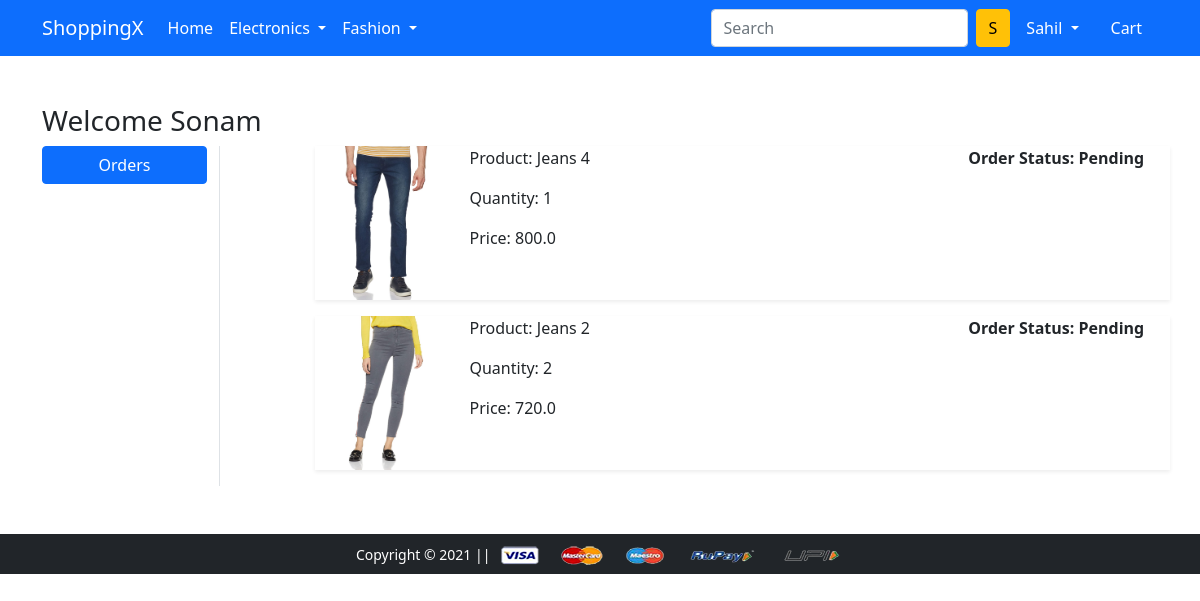
/orders/ (signed in), run on the app's committed database.
### app/models.py (models this page shows, shortened)
class OrderPlaced(models.Model):
 user = models.ForeignKey(User, on_delete=models.CASCADE)
 customer = models.ForeignKey(Customer, on_delete=models.CASCADE)
 product = models.ForeignKey(Product, on_delete=models.CASCADE)
 quantity = models.PositiveIntegerField(default=1)
 ordered_date = models.DateTimeField(auto_now_add=True)
 status = models.CharField(max_length=50,choices=STATUS_CHOICES,default='Pending')
 @property
 def total_cost(self):
   return self.quantity * self.product.discounted_price

class Product(models.Model):
 title = models.CharField(max_length=100)
 selling_price = models.FloatField()
 discounted_price = models.FloatField()
 description = models.TextField()
 brand = models.CharField(max_length=100)
 category = models.CharField( choices=CATEGORY_CHOICES, max_length=2)
 product_image = models.ImageField(upload_to='productimg')

### app/views.py (the view)
# urls.py: path('orders/', views.orders, name='orders'),
@login_required
def orders(request):
	op = OrderPlaced.objects.filter(user=request.user)
	return render(request, 'app/orders.html', {'order_placed':op})

### app/templates/app/orders.html (shortened to what this page needs)
{% extends 'app/base.html' %}
{% load static %}
{% block main-content %}
<div class="container my-5">
 <div class="row">
 <h3>Welcome Sonam</h3>
  <div class="col-sm-2 border-end">
   <ul class="list-unstyled">
    <li class="d-grid"><a href="{% url 'orders' %}" class="btn btn-primary">Orders</a></li>
   </ul>
  </div>
  <div class="col-sm-9 offset-sm-1">
   <div class="row">
    {% for op in order_placed %}
     <div class="col-sm-12">
      <div class="row shadow-sm mb-3">
       <div class="col-sm-2"><img src="{{op.product.product_image.url}}" alt="" srcset="" class="img-fluid" height="150" width="150"></div>
       <div class="col-sm-7">
        <p>Product: {{op.product.title}}</p>
        <p>Quantity: {{op.quantity}}</p>
        <p>Price: {{op.total_cost}}</p>
       </div>
       <div class="col-sm-3 fw-bold">
        <p>Order Status: {{op.status}}</p>
        </div>
       </div>
      </div>
     </div>
    {% endfor %}
   </div>
  </div>
{% endblock main-content %}

### app/templates/app/base.html (shortened to what this page needs)
<!doctype html> {% load static %}
<html lang="en">
<head>
    <link href="https://cdn.jsdelivr.net/npm/bootstrap@5.0.0-beta1/dist/css/bootstrap.min.css" rel="stylesheet">
    <link rel="stylesheet" href="{% static 'app/css/owl.carousel.min.css' %}">
    <link rel="stylesheet" href="{% static 'app/css/all.min.css' %}">
    <link rel="stylesheet" href="{% static 'app/css/style.css' %}">
</head>
<body>
    <nav class="navbar navbar-expand-lg navbar-dark bg-primary">
        <div class="container">
            <a class="navbar-brand" href="/">ShoppingX</a>
            <div class="collapse navbar-collapse" id="navbarSupportedContent">
                <ul class="navbar-nav me-auto mb-2 mb-lg-0">
                    <li class="nav-item">
                        <a class="nav-link active" aria-current="page" href="/">Home</a>
                    </li>
                    <li class="nav-item dropdown">
                        <a class="nav-link dropdown-toggle text-white" href="#" id="electronicsDropdown" role="button" data-bs-toggle="dropdown" aria-expanded="false">
               Electronics
             </a>
                    </li>
                    <li class="nav-item dropdown">
                        <a class="nav-link dropdown-toggle text-white" href="#" id="fashionDropdown" role="button" data-bs-toggle="dropdown" aria-expanded="false">
               Fashion
             </a>
                    </li>
                </ul>
                <form class="d-flex">
                    <input class="form-control me-2" type="search" placeholder="Search" aria-label="Search">
                    <button class="btn btn-warning" type="submit">S</button>
                </form>
                <div>
                    <ul class="navbar-nav me-auto mb-2 mb-lg-0">
                        {% if request.user.is_authenticated %}
                        <li class="nav-item dropdown mx-2">
                            <a class="nav-link dropdown-toggle text-white" href="#" id="profileDropdown" role="button" data-bs-toggle="dropdown" aria-expanded="false">
                {{request.user.username|capfirst}}
              </a>
                        </li>
                        <li class="nav-item mx-2">
                            <a href="{% url 'showcart' %}" class="nav-link text-white"> Cart </a>
                        </li>
                        {% endif %}
                    </ul>
                </div>
            </div>
        </div>
    </nav>
    {% block banner_slider %} {% endblock banner_slider %} {% block livesale %} {% endblock livesale %} {% block main-content %} {% endblock main-content %}
    <footer class="container-fluid bg-dark text-center p-2 mt-5">
        <small class="text-white">Copyright &copy; 2021 || </small>
        <img src="{% static 'app/images/payment.png' %}" alt="" srcset="" class="img-fluid" height="2px">
    </footer>
</body>
</html>

### data on the page
OrderPlaced: product.product_image (picture), product "Jeans 4", quantity "1", total_cost "800.0", status "Pending"
OrderPlaced: product.product_image (picture), product "Jeans 2", quantity "2", total_cost "720.0", status "Pending"

### other printed values
{{ request.user.username|capfirst }} "Sahil"
